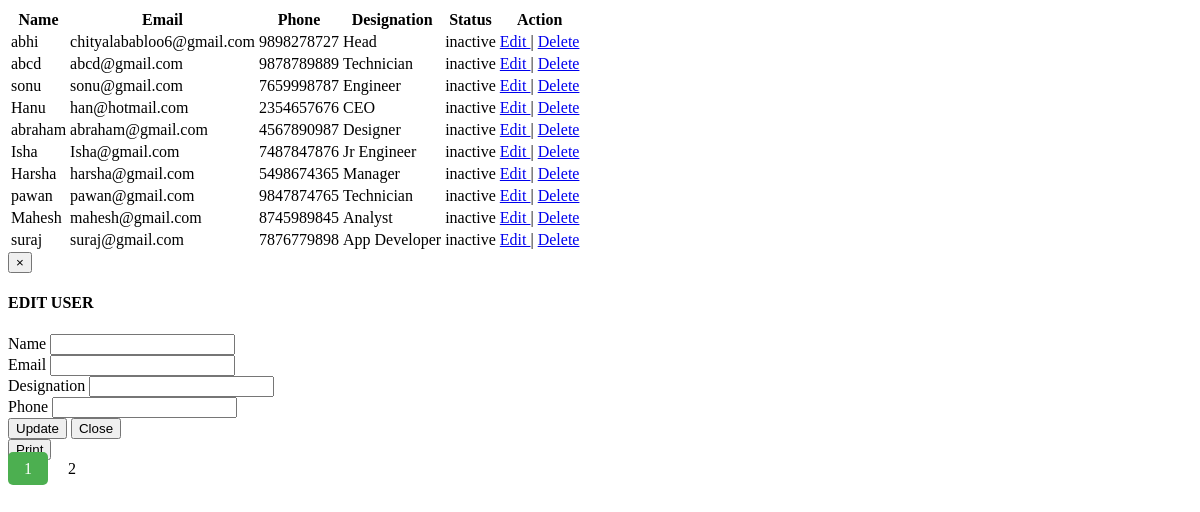
The app's page /src/userslist.php with its own data.
### tables this page shows
CREATE TABLE `users` (
  `id` int(11) NOT NULL,
  `name` varchar(100) NOT NULL,
  `email` varchar(100) NOT NULL,
  `pwd` varchar(100) NOT NULL,
  `profile` varchar(100) NOT NULL,
  `gender` varchar(100) NOT NULL,
  `phone` varchar(100) NOT NULL,
  `desig` varchar(100) NOT NULL,
  `role` varchar(100) NOT NULL,
  `status` varchar(100) NOT NULL
);

### src/userslist.php (the view, shortened to what this page needs)
<!DOCTYPE html>
<html>
<head>
  <link rel="stylesheet" href="../css/userslist.css">
</head>
<body>
  <table class="table table-responsive table-striped table-hover">
    <thead>
      <tr>
        <th>Name</th>
        <th>Email</th>
        <th>Phone</th>
        <th>Designation</th>
        <th>Status</th>
        <th>Action</th>
      </tr>
    </thead>
    <?php
    $limit = 10;
    if (isset($_GET["page"])) {
      $page  = $_GET["page"];
    }else {
       $page=1;
    };
    $start_from = ($page-1)*$limit;
    $query = "Select * from users where role='user' Order BY id ASC LIMIT $start_from, $limit";
    $result = mysqli_query($db, $query);
    while($row =mysqli_fetch_array($result)){ ?>
      <tbody id="usertable">
        <tr id="<?php echo $row['id'];?>">
          <td data-target="name"><?php echo $row['name'];?></td>
          <td data-target="email"><i class="fal fa-envelope" data-toggle="modal" data-target="#myEmail" data-id="<?php echo $row['id']?>"></i> <?php echo $row['email'];?></td>
          <td data-target="phone"><?php echo $row['phone'];?></td>
          <td data-target="desig"><?php echo $row['desig'];?></td>
          <td><?php echo $row['status'];?></td>
          <td><a href="#" data-role="update" data-id="<?php echo $row['id']?>">Edit </a>|
            <a href="delete.php?id=<?php echo $row['id'];?>"> Delete</a>
          </td>
        </tr>
      </tbody>
      <?php
    } ?>
  </table>
  <div id="myModal" class="modal fade" role="dialog">
    <div class="modal-dialog">
      <div class="modal-content">
        <div class="modal-header">
          <button type="button" class="close" data-dismiss="modal">&times;</button>
          <h4 class="modal-title text-center text-primary">EDIT USER</h4>
        </div>
        <form>
          <div class="modal-body">
            <div class="form-group">
              <label for="name">Name</label>
              <input type="text" class="form-control" id="name" onblur="requiredField(this)">
            </div>
            <div class="form-group">
              <label for="email">Email</label>
              <input type="email" class="form-control" id="email" onblur="requiredField(this)">
            </div>
            <div class="form-group">
              <label for="desig">Designation</label>
              <input type="text" class="form-control" id="desig" onblur="requiredField(this)">
            </div>
            <div class="form-group">
              <label for="phone">Phone</label>
              <input type="text" class="form-control" id="phone" onblur="requiredField(this)">
            </div>
          </div>
          <div class="modal-footer">
            <button type="submit" id="save" class="btn btn-default btn-success">Update</button>
            <button type="button" class="btn btn-default btn-danger" data-dismiss="modal">Close</button>
          </div>
        </form>
      </div>
    </div>
  </div>
  <button class="btn btn-default btn-primary hidden-print" onclick="prnt()">Print</button>
  <?php
    $sql = "SELECT COUNT(id) FROM users where role='user'";
    $result = mysqli_query($db, $sql);
    $row = mysqli_fetch_row($result);
    $total_records = $row[0];
    $total_pages = ceil($total_records / $limit);
    $pagelink = '<div class="pagination hidden-print">';
    for ($i=1; $i<=$total_pages; $i++) {
      if($i==$page)
      {
        $pagelink .= '<a class="active"> '. $i .'</a>';
      }
      else{
      $pagelink .= '<a href="Admin.php?page='.$i.'"> '.$i.'</a>';
      }
    }
    echo $pagelink . "</div>";
  ?>
</body>
</html>

### css/userslist.css (style rules this page uses)
.pagination a { color: black; padding: 8px 16px; text-decoration: none; }
.pagination a.active { background-color: #4CAF50; color: white; border-radius: 5px; transition: background-color .3s; }

### records on screen
users: name "abhi", email "chityalababloo6@gmail.com", phone "9898278727", desig "Head", status "inactive"
users: name "abcd", email "abcd@gmail.com", phone "9878789889", desig "Technician", status "inactive"
users: name "sonu", email "sonu@gmail.com", phone "7659998787", desig "Engineer", status "inactive"
users: name "Hanu", email "han@hotmail.com", phone "2354657676", desig "CEO", status "inactive"
users: name "abraham", email "abraham@gmail.com", phone "4567890987", desig "Designer", status "inactive"
users: name "Isha", email "Isha@gmail.com", phone "7487847876", desig "Jr Engineer", status "inactive"
users: name "Harsha", email "harsha@gmail.com", phone "5498674365", desig "Manager", status "inactive"
users: name "pawan", email "pawan@gmail.com", phone "9847874765", desig "Technician", status "inactive"
users: name "Mahesh", email "mahesh@gmail.com", phone "8745989845", desig "Analyst", status "inactive"
users: name "suraj", email "suraj@gmail.com", phone "7876779898", desig "App Developer", status "inactive"
